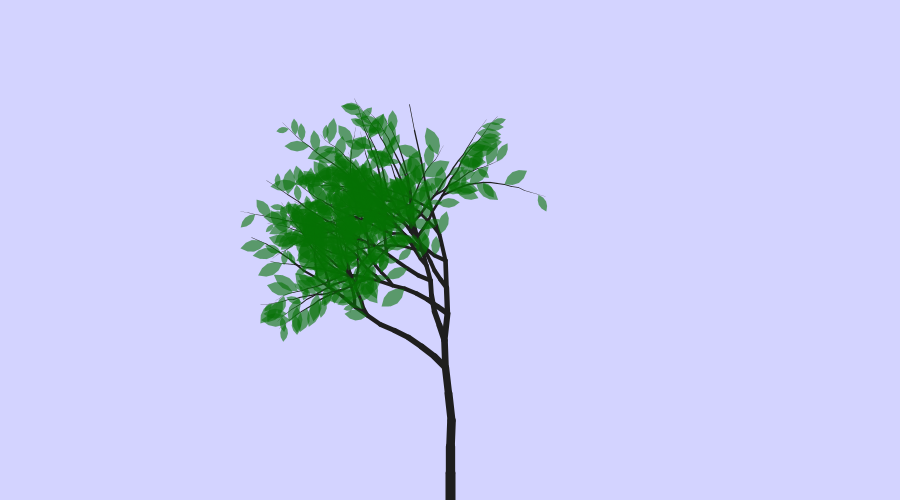
Frame 1 (no input)
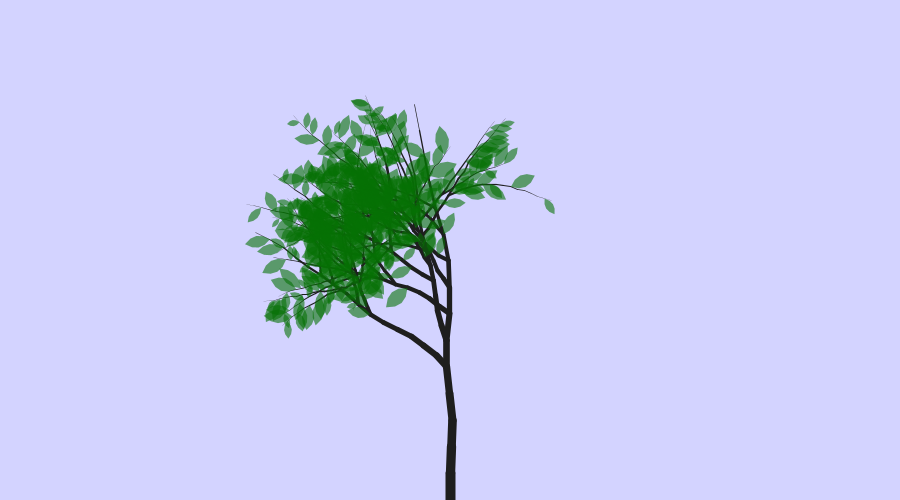
Frame 60 (the mouse pressed at the canvas centre just before this capture)
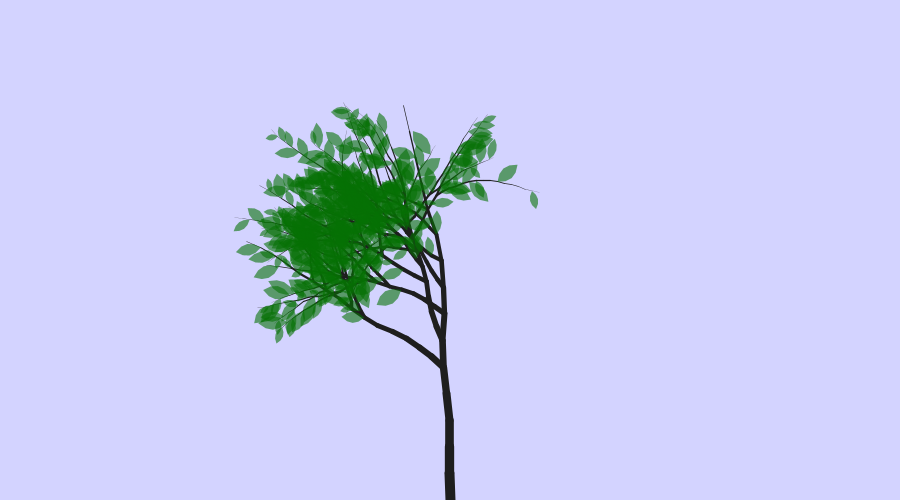
Frame 120 (the mouse held since frame 60 and released just before this capture)

The Processing sketch that drew these frames (run headless with seeded random() and noise(); from frame 60 on, the mouse is pressed at the canvas centre):

// Processing sketch: treesInWind
// ── treesInWind.pde
//example from openprocessing
//link: https://www.openprocessing.org/sketch/5386#
float transparency = 150;
color leafColor = color(5,113,3,transparency);
color veinColor = color(5,113,3,transparency/2);
color branchColor = color(30);
color skyColor = color(211,211,255);

int width = 900;
int height = 500;

//branch controls
int nTrees = 1; //the number of trees
int nSegments;
float totalBranchLength;
float maxBranchThickness;
float minBranchThickness; 
float minSpawnDistance; //this controls how far the branch will grow before splitting
float branchSpawnOdds;   //the odds of a branch growing there
float branchSpawnOddsOfSecond; //odds of a second branch growing from the same node
float mindThetaSplit;
float maxdThetaSplit;
float maxdThetaWander;
float dBranchSize; //the new branch may change by 1.0+/- this amount

//leaf controls
float minLength; //leaf length
float maxLength; //leaf length
float minWidth;  //leaf width as a factor of length
float maxWidth;  //leaf width as a factor of length
float maxBranchSizeForLeaves;
float leafSpawnOdds;

branch[] branches;

boolean pauseWind = false;
boolean drawWind = false;
boolean drawVeins = false;
boolean blackLeaves = false;
boolean drawLeaves = true;

//int witodth = 1680;
//int height = 1050;

void setup(){
  size(900, 500);
  frameRate(30);
  smooth();
  noStroke();

  initializeTreeValues();
  
  windDirection = 0;
  windVelocity = 0;
  defineLeafOutline();
  defineVeins();
  
  generateBranches();
  
  redrawTrees();
}


void draw(){
  if(!pauseWind){
    updateWind();
    
    //move in the wind!
    for(int i = 0; i<nTrees; i++)
      branches[i].rotateDueToWind();
     
    redrawTrees();
    
    //draw the wind line
    if(drawWind)
      drawWindLine();
  }
}

void redrawTrees(){
  background(skyColor);
  drawBranches();
  if(drawLeaves)
    drawLeaves();
}

void drawBranches(){
  stroke(branchColor);
  for(int i = 0; i<nTrees; i++)
    branches[i].drawBranch(new float[]{(1+i)*(width/(1+nTrees)), height});
}

void drawLeaves(){
  noStroke();
  if(blackLeaves)
    fill(0,0,0,transparency);
  else
    fill(leafColor);
  //draw leaves
  for(int i = 0; i<nTrees; i++)
    branches[i].drawLeaves(new float[]{(1+i)*(width/(1+nTrees)), height});
}

void drawWindLine(){
  stroke(0);
  int dx= 100;
  int dy = 100;
  line(dx,dy,dx+50*windVelocity*cos(windDirection),dy+50*windVelocity*sin(windDirection));
  noStroke();
  fill(0);
  ellipse(dx,dy,3,3);
}

void initializeTreeValues(){
  pauseWind = false;
  drawWind = false;
  drawVeins = false;
  blackLeaves = false;
  drawLeaves = true;
  //branch
  nSegments = 15;
  totalBranchLength = 400;
  maxBranchThickness = 10;
  maxBranchSizeForLeaves = 4;
  minBranchThickness = 2; //
  minSpawnDistance = .2;//
  branchSpawnOdds = .8; //
  branchSpawnOddsOfSecond = 0;//
  mindThetaSplit = PI*.1;//
  maxdThetaSplit = PI*.3;//
  maxdThetaWander = PI/20;//
  dBranchSize = .2;//
  //leaves
  minLength = 10;
  maxLength = 30;
  minWidth = .4;
  maxWidth = .5;
  maxBranchSizeForLeaves = 4;
  leafSpawnOdds = .7;
  generateBranches(); 
}

void mouseClicked(){
  generateBranches();
  windDirection = random(TWO_PI);
  redrawTrees();
}

void keyTyped(){
  if(key == 'm'){
    drawWind = !drawWind;
    println(drawWind);
  }
  if(key== 'n')
    drawVeins = !drawVeins;
  if(key=='c')
    blackLeaves = !blackLeaves;
  if(key=='l')
    drawLeaves = !drawLeaves;
    
  if(key == 'p'){
    pauseWind = !pauseWind;
    if(pauseWind)
      windVelocity = 0;
  }

  if(key == '='){
    if(transparency<240){
      transparency +=10;
      leafColor = color(5,113,3,transparency);
    }
    println("transparency: "+transparency);
  }
  if(key == '-'){
    if(transparency>0){
      transparency -=10;
      leafColor = color(5,113,3,transparency);
    }
    println("transparency: "+transparency);
  }
  
  //more/less wiggly
  if(key=='q'){
    if(maxdThetaWander==0)
      maxdThetaWander = .01;
    maxdThetaWander = maxdThetaWander*1.2;
    generateBranches();
  }
  if(key=='a'){
    maxdThetaWander = maxdThetaWander/1.2;
    generateBranches();
  }
  
  //more/less branches
  if(key=='w'){
    if(branchSpawnOdds<1)
      branchSpawnOdds += .1;
    generateBranches();
  }
  if(key=='s'){
    if(branchSpawnOdds>0)
      branchSpawnOdds -= .1;
    generateBranches();    
  }

  
  //fatter/thinner branches
  if(key=='e'){
    maxBranchThickness = maxBranchThickness*1.2;
    maxBranchSizeForLeaves = maxBranchSizeForLeaves*1.2;
    minBranchThickness = minBranchThickness*1.2;
    generateBranches();
  }
  if(key=='d'){
    maxBranchThickness = maxBranchThickness/1.2;
    maxBranchSizeForLeaves = maxBranchSizeForLeaves/1.2;
    minBranchThickness = minBranchThickness/1.2;
    generateBranches();
  }

  //more/less leaves
  if(key=='r'){
    if(leafSpawnOdds<1)
      leafSpawnOdds += .1;
    generateBranches();
  }
  if(key=='f'){
    if(leafSpawnOdds>0)
      leafSpawnOdds -= .1;
    generateBranches();    
  }
  
  //bigger/smaller leaves
  if(key=='t'){
    minLength = minLength*1.2; //leaf length
    maxLength = maxLength*1.2; //leaf length
    generateBranches();
  }
  if(key=='g'){
    minLength = minLength/1.2; //leaf length
    maxLength = maxLength/1.2; //leaf length
    generateBranches();
  }
  
  if(key =='['){
    if(nLeafPoints > 6){
      nLeafPoints-=2;
      defineLeafOutline();
      defineVeins();
      println("nLeafPoints: "+nLeafPoints);
    }
  }
  if(key ==']'){
    nLeafPoints+=2;
    defineLeafOutline();
    defineVeins();
    println("nLeafPoints: "+nLeafPoints);
  }
  
  //reset
  if(key =='1')//natural-ish tree. looks healthy!
    initializeTreeValues();

  //hand-picked tree types!
  if(key =='2'){
    pauseWind = false;
    drawWind = false;
    drawVeins = false;
    blackLeaves = false;
    drawLeaves = true;
    //branch
    nSegments = 15;
    totalBranchLength = 400;
    maxBranchThickness = 10;
    maxBranchSizeForLeaves = 4;
    minBranchThickness = 1; 
    minSpawnDistance = .3;
    branchSpawnOdds = .8; 
    branchSpawnOddsOfSecond = 0;
    mindThetaSplit = PI/2;
    maxdThetaSplit = PI/2;
    maxdThetaWander = 0;
    dBranchSize = 0;
    //leaves
    minLength = 10;
    maxLength = 30;
    minWidth = .4;
    maxWidth = .5;
    leafSpawnOdds = .7;
    generateBranches();
  }
  if(key =='3'){
    pauseWind = false;
    drawWind = false;
    drawVeins = false;
    blackLeaves = false;
    drawLeaves = true;
    //branch
    nSegments = 15;
    totalBranchLength = 400;
    maxBranchThickness = 10;
    maxBranchSizeForLeaves = 4;
    minBranchThickness = 2;
    minSpawnDistance = .2;
    branchSpawnOdds = .8; 
    branchSpawnOddsOfSecond = 0;
    mindThetaSplit = PI/3;
    maxdThetaSplit = PI/3;
    maxdThetaWander = 0;
    dBranchSize = 0;
    //leaves
    minLength = 10;
    maxLength = 30;
    minWidth = .4;
    maxWidth = .5;
    leafSpawnOdds = .7;
    generateBranches();
  }
  if(key =='4'){
    pauseWind = false;
    drawWind = false;
    drawVeins = false;
    blackLeaves = false;
    drawLeaves = true;
    //branch
    nSegments = 15;
    totalBranchLength = 400;
    maxBranchThickness = 10;
    maxBranchSizeForLeaves = 4;
    minBranchThickness = 2;
    minSpawnDistance = .2;
    branchSpawnOdds = .8; 
    branchSpawnOddsOfSecond = 0;
    mindThetaSplit = PI/4;
    maxdThetaSplit = PI/4;
    maxdThetaWander = 0;
    dBranchSize = 0;
    //leaves
    minLength = 10;
    maxLength = 30;
    minWidth = .4;
    maxWidth = .5;
    leafSpawnOdds = .7;
    generateBranches();
  }
  if(key =='5'){
    pauseWind = false;
    drawWind = false;
    drawVeins = false;
    blackLeaves = false;
    drawLeaves = true;
    //branch
    nSegments = 15;
    totalBranchLength = 400;
    maxBranchThickness = 10;
    maxBranchSizeForLeaves = 4;
    minBranchThickness = 2;
    minSpawnDistance = .1;
    branchSpawnOdds = .3; 
    branchSpawnOddsOfSecond = 0;
    mindThetaSplit = 0;
    maxdThetaSplit = PI/4;
    maxdThetaWander = PI/4;
    dBranchSize = .2;
    //leaves
    minLength = 10;
    maxLength = 30;
    minWidth = .4;
    maxWidth = .5;
    leafSpawnOdds = .7;
    generateBranches();
  }
  
  if(key =='6'){
    pauseWind = false;
    drawWind = false;
    drawVeins = false;
    blackLeaves = false;
    drawLeaves = true;
    //branch
    nSegments = 15;
    totalBranchLength = 400;
    maxBranchThickness = 40;
    maxBranchSizeForLeaves = 4;
    minBranchThickness = 2;
    minSpawnDistance = .5;
    branchSpawnOdds = .3; 
    branchSpawnOddsOfSecond = 0;
    mindThetaSplit = 0;
    maxdThetaSplit = PI/2;
    maxdThetaWander = PI/8;
    dBranchSize = 0;
    //leaves
    minLength = 10;
    maxLength = 30;
    minWidth = .4;
    maxWidth = .5;
    leafSpawnOdds = .4;
    generateBranches();
  }
  
  if(key =='7'){
    pauseWind = false;
    drawWind = false;
    drawVeins = false;
    blackLeaves = false;
    drawLeaves = true;
    //branch
    nSegments = 15;
    totalBranchLength = 400;
    maxBranchThickness = 5;
    maxBranchSizeForLeaves = 4;
    minBranchThickness = 2;
    minSpawnDistance = .1;
    branchSpawnOdds = .2; 
    branchSpawnOddsOfSecond = 0;
    mindThetaSplit = 0;
    maxdThetaSplit = .3;
    maxdThetaWander = PI/30;
    dBranchSize = 0;
    //leaves
    minLength = 30;
    maxLength = 60;
    minWidth = .1;
    maxWidth = .2;
    leafSpawnOdds = .7;
    generateBranches();
  }
  
  if(key =='8'){
    pauseWind = false;
    drawWind = false;
    drawVeins = false;
    blackLeaves = false;
    drawLeaves = true;
    //branch
    nSegments = 15;
    totalBranchLength = 400;
    maxBranchThickness = 5;
    maxBranchSizeForLeaves = 1;
    minBranchThickness = .5;
    minSpawnDistance = .7;
    branchSpawnOdds = 1; 
    branchSpawnOddsOfSecond = 0;
    mindThetaSplit = 0;
    maxdThetaSplit = PI/6;
    maxdThetaWander = PI/30;
    dBranchSize = 0;
    //leaves
    minLength = 30;
    maxLength = 60;
    minWidth = .3;
    maxWidth = .5;
    leafSpawnOdds = 1;
    generateBranches();
  }
  
 if(key=='9'){
    pauseWind = false;
    drawWind = false;
    drawVeins = false;
    blackLeaves = true;
    drawLeaves = true;
    //branch
    nSegments = 20;
    totalBranchLength = 400;
    maxBranchThickness = 10;
    maxBranchSizeForLeaves = 4;
    minBranchThickness = 1.5;
    minSpawnDistance = .2;
    branchSpawnOdds = .3; 
    branchSpawnOddsOfSecond = 0;
    mindThetaSplit = PI/7;
    maxdThetaSplit = PI/6;
    maxdThetaWander = PI/10;
    dBranchSize = 0;
    //leaves
    minLength = 10;
    maxLength = 30;
    minWidth = .4;
    maxWidth = .5;
    leafSpawnOdds = .1;
    generateBranches();
 }
  
  redrawTrees();
}
// ── branches.pde
void generateBranches(){
  branches = new branch[nTrees];
  for(int i = 0; i<nTrees; i++)
    branches[i] = new branch(-1,3*PI/2, totalBranchLength, maxBranchThickness);
}


class branch{
  float x, y, theta, startingThickness;
  float theta0;
  float[] thetas;
  int index = -1; //this tells what segment the branch has spawned at.
              // if it's -1, it's the root.
  float segmentLength;
  ArrayList myChildren;
  ArrayList myLeaves;
  
  //this one's to generate a parent branch!
  branch(int index0, float thetaI, float totalLength, 
             float startingThickness0){
    index = index0;
    myChildren = new ArrayList();
    myLeaves = new ArrayList();
    segmentLength = totalLength/nSegments;
    startingThickness = startingThickness0;
    
    theta0 = thetaI;
    thetas = new float[nSegments]; //r,theta
    thetas[0] = theta0;
    for(int i=1; i<nSegments; i++){
      thetas[i] = thetas[i-1]+random(-maxdThetaWander,maxdThetaWander);
    }
    
    //this'll spawn the baby branches!
    for(int i=1; i<nSegments; i++){
      if(startingThickness*(1-(float)i/nSegments)> minBranchThickness &&
         (float)i/nSegments > minSpawnDistance &&
          random(1) <= branchSpawnOdds){//add a baby!
            float dThetaSign = randomSign();
            myChildren.add(new branch(i, thetas[i]+dThetaSign*random(mindThetaSplit, maxdThetaSplit),
                                      totalLength*(1-(float)i/nSegments)*random(1-dBranchSize,1+dBranchSize),
//                                      totalLength*random(.3,.6),
                                      startingThickness*(1-(float)i/nSegments)));
            if(random(1)<=branchSpawnOddsOfSecond)
              myChildren.add(new branch(i, thetas[i]-dThetaSign*random(mindThetaSplit, maxdThetaSplit),
                                        totalLength*(1-(float)i/nSegments)*random(1-dBranchSize,1+dBranchSize),
  //                                      totalLength*random(.3,.6),
                                        startingThickness*(1-(float)i/nSegments)));
          }
    }
    
    //this'll add leaves!
    for(int i=1; i<nSegments; i++){
      if(startingThickness*(1-(float)i/nSegments)< maxBranchSizeForLeaves &&
         random(1)<leafSpawnOdds)
         myLeaves.add(new leaf(thetas[i],i));
    }
  }

  //gives the location of the nth node
  float[] getCoordsOf(int n){
    float x2 = x;
    float y2 = y;
    for(int i=0; i<n; i++){
      x2 += segmentLength*cos(thetas[i]);
      y2 += segmentLength*sin(thetas[i]);
    }
    return new float[]{x2,y2};
  }
  
  void rotate(float dTheta){
    //rotate myself
    for(int i=0; i<nSegments; i++)
      thetas[i]+=dTheta;
    //rotate my leaves
    for(int i=0; i<myLeaves.size(); i++)
      ((leaf)myLeaves.get(i)).rotate(dTheta);
    //rotate my children
    for(int i=0; i<myChildren.size(); i++)
      ((branch)myChildren.get(i)).rotate(dTheta);
  }
  
  void rotateDueToWind(){
    float dThetaWind = (thetas[0]-windDirection);
    float dThetaBranch = (thetas[0]-theta0);
    
    if(dThetaWind>PI)
      dThetaWind = -(TWO_PI-dThetaWind);
    else if(dThetaWind<-PI)
      dThetaWind = TWO_PI+dThetaWind;

    if(dThetaBranch>PI)
      dThetaBranch = -(TWO_PI-dThetaBranch);
    else if(dThetaBranch<-PI)
      dThetaBranch = TWO_PI+dThetaBranch;
    
    float forceOfBranch = -(thetas[0]-theta0)*startingThickness/maxBranchThickness;
    float forceOfWind = -windVelocity*sin(dThetaWind)/10;
    //this moves the branch
    rotate((forceOfBranch+forceOfWind)/20);

    //this moves the leaves!
    for(int i=0; i<myLeaves.size(); i++)
      ((leaf)myLeaves.get(i)).moveFromWind();

    //this'll rotate the children
    for(int i=0; i<myChildren.size(); i++)
      ((branch)myChildren.get(i)).rotateDueToWind();
  }
  
  void drawBranch(float[] coords){
    x = coords[0];
    y = coords[1];
    float x1 = x;
    float y1 = y;
    float x2,y2;
    for(int i=0; i<nSegments; i++){
      x2 = x1+segmentLength*cos(thetas[i]);
      y2 = y1+segmentLength*sin(thetas[i]);
      strokeWeight(startingThickness*(1-(float)i/nSegments));
      line(x1,y1,x2,y2);
      x1 = x2;
      y1 = y2;
    }
    //draw children
    for(int i=0; i<myChildren.size(); i++)
      ((branch)myChildren.get(i)).drawBranch(getCoordsOf(((branch)myChildren.get(i)).index));
  }
  
  void drawLeaves(float[] coords){
    for(int i=0; i<myLeaves.size(); i++)
      ((leaf)myLeaves.get(i)).draw(getCoordsOf(((leaf)myLeaves.get(i)).index));
    //draw children's leaves
    for(int i=0; i<myChildren.size(); i++)
      ((branch)myChildren.get(i)).drawLeaves(coords);
  }
}


int randomSign(){ //returns +1 or -1
  float num = random(-1,1);
  if(num==0)
    return -1;
  else
    return (int)(num/abs(num));
}
// ── leaf.pde
class leaf{
  float theta0,dTheta,myWidth,myLength;
  int index;
  leaf(float thetaBranch, int index0){
    theta0 = thetaBranch+randomSign()*random(PI/6,PI/3);
    dTheta = 0;
    myWidth = random(minWidth,maxWidth);
    myLength = random(minLength,maxLength);
    index = index0;
  }

  void moveFromWind(){
    float dThetaWind = (((theta0+dTheta)-windDirection)%TWO_PI);
    if(dThetaWind>PI)
      dThetaWind = -(TWO_PI-dThetaWind);
    else if(dThetaWind<-PI)
      dThetaWind = TWO_PI+dThetaWind;

    theta0 = (theta0+TWO_PI)%TWO_PI;

    float forceOfLeaf = -(dTheta)/PI;
    float forceOfWind = -windVelocity*sin(dThetaWind);

    dTheta += (forceOfLeaf+forceOfWind)/15;
  }
  
  void rotate(float deltaTheta){
    dTheta+=deltaTheta;
  }

  void draw(float x, float y){
//    line(x,y,x+myLength*cos(theta0+dTheta),y+myLength*sin(theta0+dTheta));
    drawLeaf(x, y, myLength, myWidth, theta0+dTheta);
    if(drawVeins)
      drawVeins(x, y, myLength, myWidth, theta0+dTheta);
  }

  
  void draw(float[] coord){
    draw(coord[0],coord[1]);
  }
}
// ── leafGraphics.pde
int nLeafPoints = 8;
float[] xOutline;
float[] yOutline;
void defineLeafOutline(){
  xOutline = new float[nLeafPoints];
  yOutline = new float[nLeafPoints];
  for(int i=0; i<=nLeafPoints/2;i++){
    xOutline[i] = 2*i/(float)(nLeafPoints);
    yOutline[i] = (-pow((xOutline[i]-.5),2)+.25)*2;
    
    if(i>0 && i<=nLeafPoints/2){
      xOutline[nLeafPoints-i] = xOutline[i];
      yOutline[nLeafPoints-i] = -yOutline[i];
    }
  }
}

float[] xVeins;
float[] yVeins;
void defineVeins(){
  xVeins = new float[8];
  yVeins = new float[8];
  xVeins[0] = .2;
  xVeins[1] = .25;
  xVeins[2] = .4;
  xVeins[3] = .47;
  xVeins[4] = .6;
  xVeins[5] = .65;
  xVeins[6] = .8;
  xVeins[7] = .85;
  
  yVeins[0] = 0;
  yVeins[1] = .3;
  yVeins[2] = 0;
  yVeins[3] = .45;
  yVeins[4] = 0;
  yVeins[5] = .35;
  yVeins[6] = 0;
  yVeins[7] = .2;
}


float tempx;
float tempy;
//leafWidth is a fraction of leafLength
void drawLeaf(float x, float y, float leafLength, float leafWidth, float direction){
  beginShape();
  for(int i=0; i<xOutline.length;i++){
    tempx = xOutline[i]*cos(direction)*leafLength-yOutline[i]*sin(direction)*leafWidth*leafLength;
    tempy = xOutline[i]*sin(direction)*leafLength+yOutline[i]*cos(direction)*leafWidth*leafLength;
    vertex(x+tempx,y+tempy);
  }
  endShape(CLOSE);
}


float vx1,vx2,vy1,vy2;
void drawVeins(float x, float y, float leafLength, float leafWidth, float direction){
//  strokeWeight(leafLength/40);
  strokeWeight(1);
  if(blackLeaves)
    stroke(0,0,0,transparency);
  else
    stroke(leafColor);

  line(x,y,x+cos(direction)*leafLength,y+sin(direction)*leafLength);
  for(int i=0; i<4; i++){
    vx1 = xVeins[i*2]*cos(direction)*leafLength-yVeins[i*2]*sin(direction)*leafWidth*leafLength;
    vx2 = xVeins[i*2+1]*cos(direction)*leafLength-yVeins[i*2+1]*sin(direction)*leafWidth*leafLength;
    vy1 = xVeins[i*2]*sin(direction)*leafLength+yVeins[i*2]*cos(direction)*leafWidth*leafLength;
    vy2 = xVeins[i*2+1]*sin(direction)*leafLength+yVeins[i*2+1]*cos(direction)*leafWidth*leafLength;
    line(x+vx1,y+vy1,x+vx2,y+vy2);
    vx1 = xVeins[i*2]*cos(direction)*leafLength+yVeins[i*2]*sin(direction)*leafWidth*leafLength;
    vx2 = xVeins[i*2+1]*cos(direction)*leafLength+yVeins[i*2+1]*sin(direction)*leafWidth*leafLength;
    vy1 = xVeins[i*2]*sin(direction)*leafLength-yVeins[i*2]*cos(direction)*leafWidth*leafLength;
    vy2 = xVeins[i*2+1]*sin(direction)*leafLength-yVeins[i*2+1]*cos(direction)*leafWidth*leafLength;
    line(x+vx1,y+vy1,x+vx2,y+vy2);
  }
}
// ── wind.pde
float windDirection;
float windVelocity;
float velIncrement = 0.04;
float velOff = 0;
void updateWind(){
  velOff+= velIncrement;
  windDirection = (windDirection+random(-1,-1)*.001+TWO_PI)%TWO_PI;
  windVelocity = 2*noise(velOff)-1;
}
